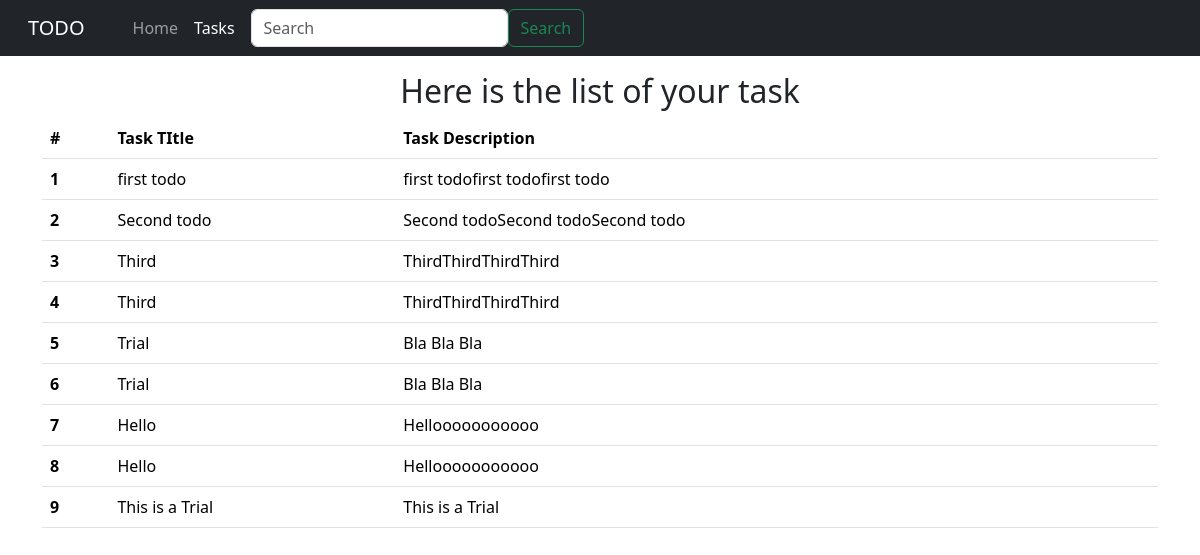
The page /tasks on the database its author committed.
### home/models.py (models this page shows, shortened)
class Task(models.Model):
    taskTitle = models.CharField(max_length=30)
    tastDesc = models.TextField()
    time = models.DateTimeField(auto_now_add=True)

### home/views.py (the view)
# urls.py: path('tasks',views.tasks,name = 'tasks')
def tasks(request):
    alltasks = Task.objects.all() # ORM Query
    context = {'tasks' : alltasks}
    return render(request, 'tasks.html' , context)

### templates/tasks.html (shortened to what this page needs)
<!DOCTYPE html>
<html lang="ar" dir="ltr">
  <head>
    <link
      rel="stylesheet"
      href="https://cdn.jsdelivr.net/npm/bootstrap@5.3.2/dist/css/bootstrap.rtl.min.css"
    />
  </head>
  <body>
    <nav class="navbar navbar-expand-lg navbar-dark bg-dark">
      <div class="container-fluid">
        <a class="navbar-brand" href="/">TODO</a>
        <div class="collapse navbar-collapse" id="navbarSupportedContent">
          <ul class="navbar-nav mb-2 mb-lg-0">
            <li class="nav-item">
              <a class="nav-link " aria-current="page" href="/">Home</a>
            </li>
            <li class="nav-item">
              <a class="nav-link active" href="/tasks">Tasks</a>
            </li>
          </ul>
          <form class="d-flex" role="search">
            <input
              class="form-control me-2"
              type="search"
              placeholder="Search"
              aria-label="Search"
            />
            <button class="btn btn-outline-success" type="submit">
              Search
            </button>
          </form>
        </div>
      </div>
    </nav>
    <div class="container my-3">
      <h2 class="text-center">Here is the list of your task</h2>
      <table class="table">
        <thead>
          <tr>
            <th scope="col">#</th>
            <th scope="col">Task TItle</th>
            <th scope="col">Task Description</th>
          </tr>
        </thead>
        <tbody>
          {% for task in tasks %}
          <tr>
            <th scope="row">{{forloop.counter}}</th>
            <td>{{task.taskTitle}}</td>
            <td>{{task.tastDesc}}</td>
          </tr>
          {% endfor %}
        </tbody>
      </table>
    </div>
  </body>
</html>

### rows shown on the page
Task: taskTitle "first todo", tastDesc "first todofirst todofirst todo"
Task: taskTitle "Second todo", tastDesc "Second todoSecond todoSecond todo"
Task: taskTitle "Third", tastDesc "ThirdThirdThirdThird"
Task: taskTitle "Third", tastDesc "ThirdThirdThirdThird"
Task: taskTitle "Trial", tastDesc "Bla Bla Bla"
Task: taskTitle "Trial", tastDesc "Bla Bla Bla"
Task: taskTitle "Hello", tastDesc "Hellooooooooooo"
Task: taskTitle "Hello", tastDesc "Hellooooooooooo"
Task: taskTitle "This is a Trial", tastDesc "This is a Trial"
